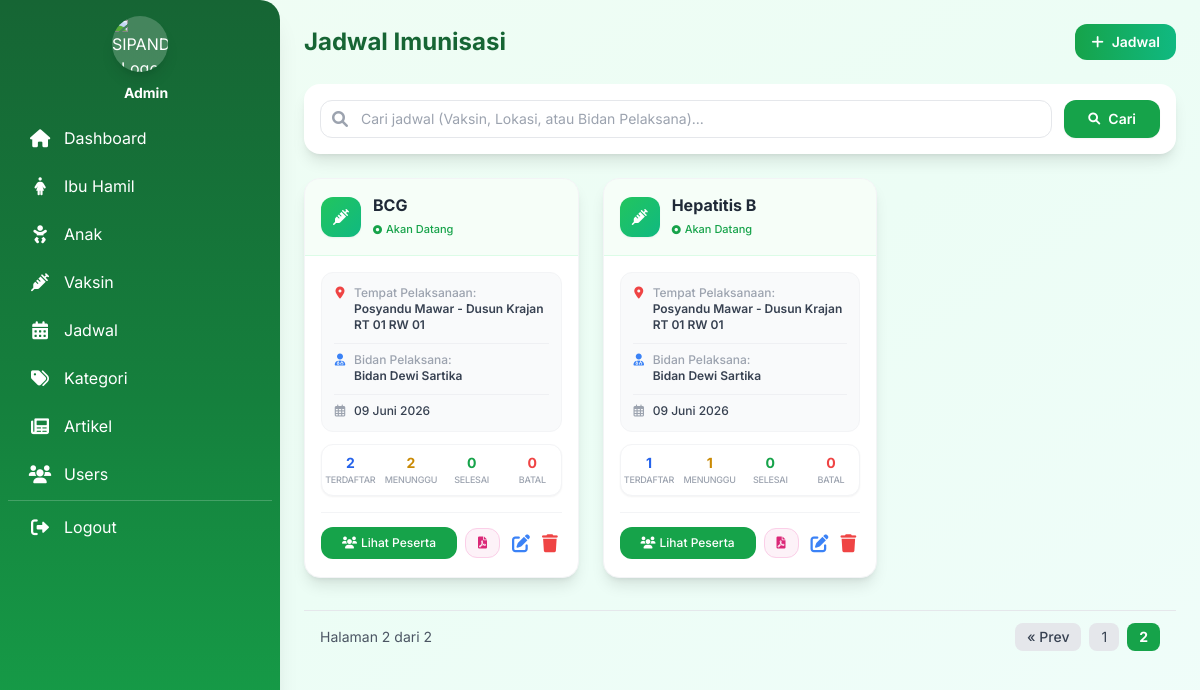
The page /admin/jadwal/list_jadwal.php?page=2 (signed in) on the database its author committed.
### tables this page shows
CREATE TABLE jadwal_imunisasi (
    id_jadwal INT PRIMARY KEY AUTO_INCREMENT,
    id_vaksin INT NOT NULL,
    tanggal DATE NOT NULL,
    lokasi VARCHAR(150) NOT NULL,
    petugas_nik VARCHAR(16),
    created_at TIMESTAMP DEFAULT CURRENT_TIMESTAMP,
    created_by VARCHAR(16),
    updated_at TIMESTAMP DEFAULT CURRENT_TIMESTAMP ON UPDATE CURRENT_TIMESTAMP,
    updated_by VARCHAR(16),
    
    FOREIGN KEY (id_vaksin) REFERENCES vaksin(id_vaksin) ON DELETE CASCADE,
    FOREIGN KEY (petugas_nik) REFERENCES users(nik) ON DELETE SET NULL,
    FOREIGN KEY (created_by) REFERENCES users(nik) ON DELETE SET NULL,
    FOREIGN KEY (updated_by) REFERENCES users(nik) ON DELETE SET NULL
);

CREATE TABLE vaksin (
    id_vaksin INT PRIMARY KEY AUTO_INCREMENT,
    nama_vaksin VARCHAR(100) NOT NULL,
    deskripsi TEXT,
    usia_rekomendasi INT,
    created_at TIMESTAMP DEFAULT CURRENT_TIMESTAMP
);

CREATE TABLE users (
    nik VARCHAR(16) PRIMARY KEY,
    PASSWORD VARCHAR(255) NOT NULL,
    no_wa VARCHAR(20),
    nama_lengkap VARCHAR(100) NOT NULL,
    alamat TEXT,
    ROLE ENUM('admin','bidan','ibu') DEFAULT 'ibu',
    STATUS ENUM('active','pending','inactive') DEFAULT 'pending',
    created_at TIMESTAMP DEFAULT CURRENT_TIMESTAMP,
    created_by VARCHAR(16),
    updated_at TIMESTAMP DEFAULT CURRENT_TIMESTAMP ON UPDATE CURRENT_TIMESTAMP,
    updated_by VARCHAR(16),
    
    FOREIGN KEY (created_by) REFERENCES users(nik) ON DELETE SET NULL,
    FOREIGN KEY (updated_by) REFERENCES users(nik) ON DELETE SET NULL
);

### admin/jadwal/list_jadwal.php (the view, shortened to what this page needs)
<?php
require_once __DIR__ . '/../../config/database.php';
require_once __DIR__ . '/../../auth/cek_admin.php';
$search = isset($_GET['search']) ? mysqli_real_escape_string($conn, trim($_GET['search'])) : '';
$page = isset($_GET['page']) ? (int)$_GET['page'] : 1;
$limit = 6;
$offset = ($page - 1) * $limit;
include __DIR__ . '/../../templates/sidebar.php';
$search_condition = "";
$total_query = "SELECT COUNT(*) as total
                FROM jadwal_imunisasi j
                JOIN vaksin v ON j.id_vaksin=v.id_vaksin
                LEFT JOIN users u ON j.petugas_nik = u.nik
                $search_condition";
$total_data = mysqli_fetch_assoc(mysqli_query($conn, $total_query))['total'];
$total_pages = ceil($total_data / $limit);
$query_base = "SELECT j.*, v.nama_vaksin, u.nama_lengkap as nama_bidan,
    (SELECT COUNT(*) FROM pendaftaran_imunisasi WHERE id_jadwal=j.id_jadwal AND STATUS != 'batal') as total_daftar,
    (SELECT COUNT(*) FROM pendaftaran_imunisasi WHERE id_jadwal=j.id_jadwal AND STATUS='pending') as total_pending,
    (SELECT COUNT(*) FROM pendaftaran_imunisasi WHERE id_jadwal=j.id_jadwal AND STATUS='selesai') as total_selesai,
    (SELECT COUNT(*) FROM pendaftaran_imunisasi WHERE id_jadwal=j.id_jadwal AND STATUS='batal') as total_batal
    FROM jadwal_imunisasi j
    JOIN vaksin v ON j.id_vaksin=v.id_vaksin
    LEFT JOIN users u ON j.petugas_nik = u.nik
    $search_condition
    ORDER BY CASE WHEN j.tanggal = CURDATE() THEN 0 ELSE 1 END, j.tanggal DESC
    LIMIT $offset, $limit";
$result = mysqli_query($conn, $query_base);
?>
<div class="fade-in">
    <div class="flex justify-between items-center mb-6">
        <h1 class="text-2xl font-bold text-green-800">Jadwal Imunisasi</h1>
        <a href="tambah_jadwal.php" class="bg-gradient-to-r from-green-600 to-emerald-500 text-white px-4 py-2 rounded-xl hover:shadow-lg transition text-sm font-semibold">
            <i class="fas fa-plus mr-2"></i>Jadwal
        </a>
    </div>
    <div class="bg-white rounded-2xl shadow-lg p-4 mb-6">
        <form method="GET" class="flex flex-col sm:flex-row gap-3">
            <div class="flex-1 relative">
                <i class="fas fa-search absolute left-3 top-1/2 transform -translate-y-1/2 text-gray-400"></i>
                <input type="text" name="search" value="<?php echo htmlspecialchars($search); ?>"
                       placeholder="Cari jadwal (Vaksin, Lokasi, atau Bidan Pelaksana)..."
                       class="w-full pl-10 pr-4 py-2 border border-gray-200 rounded-xl focus:outline-none focus:border-green-400 focus:ring-2 focus:ring-green-200 text-sm">
            </div>
            <button type="submit" class="bg-green-600 text-white px-6 py-2 rounded-xl hover:bg-green-700 transition flex items-center justify-center gap-2 text-sm font-semibold shadow-sm">
                <i class="fas fa-search text-xs"></i> Cari
            </button>
        </form>
    </div>
    <div class="grid grid-cols-1 md:grid-cols-2 lg:grid-cols-3 gap-6">
        <?php if (mysqli_num_rows($result) > 0): ?>
        <?php while ($row = mysqli_fetch_assoc($result)):
            $tanggal_eval = new DateTime($row['tanggal']);
            $hari_ini = new DateTime(date('Y-m-d'));
            $status_jadwal = $tanggal_eval < $hari_ini ? 'Selesai Pelaksanaan' : 'Akan Datang';
            $status_color = $tanggal_eval < $hari_ini ? 'bg-gray-50 border-gray-100' : 'bg-green-50/60 border-green-100';
        ?>
        <div class="bg-white rounded-2xl shadow-lg overflow-hidden hover:shadow-xl transition flex flex-col justify-between border border-gray-100 relative">
            <div>
                <div class="<?php echo $status_color; ?> p-4 border-b">
                    <div class="flex justify-between items-start">
                        <div class="flex items-center gap-3">
                            <div class="w-10 h-10 bg-gradient-to-br from-green-500 to-emerald-500 rounded-xl flex items-center justify-center text-white shadow-sm flex-shrink-0">
                                <i class="fas fa-syringe"></i>
                            </div>
                            <div>
                                <h3 class="font-bold text-gray-800 leading-tight"><?php echo htmlspecialchars($row['nama_vaksin']); ?></h3>
                                <span class="text-[11px] font-medium <?php echo $tanggal_eval < $hari_ini ? 'text-gray-400' : 'text-green-600'; ?>">
                                    <i class="fas fa-dot-circle mr-1 text-[9px]"></i><?php echo $status_jadwal; ?>
                                </span>
                            </div>
                        </div>
                    </div>
                </div>
                <div class="p-4 space-y-3">
                    <div class="bg-gray-50 rounded-xl p-3 border border-gray-100 text-xs text-gray-600 space-y-2.5">
                        <div class="flex items-start gap-2">
                            <i class="fas fa-map-marker-alt text-red-500 mt-0.5 flex-shrink-0 w-3 text-center"></i>
                            <div>
                                <span class="text-gray-400 block font-medium">Tempat Pelaksanaan:</span>
                                <strong class="text-gray-700 font-semibold break-words"><?php echo htmlspecialchars($row['lokasi']); ?></strong>
                            </div>
                        </div>
                        <div class="flex items-start gap-2 pt-2 border-t border-gray-200/50">
                            <i class="fas fa-user-md text-blue-500 mt-0.5 flex-shrink-0 w-3 text-center"></i>
                            <div>
                                <span class="text-gray-400 block font-medium">Bidan Pelaksana:</span>
                                <strong class="text-gray-700 font-semibold"><?php echo htmlspecialchars($row['nama_bidan'] ?? 'Belum Ditentukan'); ?></strong>
                            </div>
                        </div>
                        <div class="flex items-center gap-2 pt-2 border-t border-gray-200/50">
                            <i class="far fa-calendar-alt text-gray-400 flex-shrink-0 w-3 text-center"></i>
                            <span class="text-gray-700 font-medium"><?php echo formatTanggalIndonesia($row['tanggal']); ?></span>
                        </div>
                    </div>
                    <div class="grid grid-cols-4 gap-1 text-center bg-white border border-gray-100 rounded-xl py-2 shadow-sm">
                        <div>
                            <p class="text-sm font-bold text-blue-600"><?php echo $row['total_daftar']; ?></p>
                            <p class="text-[9px] font-medium text-gray-400 uppercase tracking-tight">Terdaftar</p>
                        </div>
                        <div>
                            <p class="text-sm font-bold text-yellow-600"><?php echo $row['total_pending']; ?></p>
                            <p class="text-[9px] font-medium text-gray-400 uppercase tracking-tight">Menunggu</p>
                        </div>
                        <div>
                            <p class="text-sm font-bold text-green-600"><?php echo $row['total_selesai']; ?></p>
                            <p class="text-[9px] font-medium text-gray-400 uppercase tracking-tight">Selesai</p>
                        </div>
                        <div>
                            <p class="text-sm font-bold text-red-500"><?php echo $row['total_batal']; ?></p>
                            <p class="text-[9px] font-medium text-gray-400 uppercase tracking-tight">Batal</p>
                        </div>
                    </div>
                </div>
            </div>
            <div class="p-4 pt-0">
                <div class="flex items-center justify-between pt-3 border-t border-gray-100 gap-2">
                    <div class="flex items-center flex-1 gap-2">
                        <button type="button" id="btn-buka-jadwal-<?php echo $row['id_jadwal']; ?>"
                                onclick="openPesertaMasterModal(<?php echo $row['id_jadwal']; ?>, '<?php echo htmlspecialchars($row['nama_vaksin']); ?>', '<?php echo formatTanggalIndonesia($row['tanggal']); ?>')"
                                class="flex-1 bg-green-600 text-white font-medium py-2 rounded-xl text-xs hover:bg-green-700 hover:shadow transition flex items-center justify-center gap-1">
                            <i class="fas fa-users"></i> Lihat Peserta
                        </button>
                        <button type="button" onclick="bukaLaporanPdf('<?php echo $row['id_jadwal']; ?>')"
                                class="bg-pink-50 text-pink-600 border border-pink-200 py-2 px-3 rounded-xl text-xs hover:bg-pink-100 font-semibold transition flex items-center justify-center" title="Cetak Laporan PDF">
                            <i class="fas fa-file-pdf"></i>
                        </button>
                    </div>
                    <div class="flex items-center gap-1 flex-shrink-0">
                        <button type="button" onclick="kirimEditJadwalPost('<?php echo $row['id_jadwal']; ?>')" class="text-blue-500 hover:text-blue-700 p-1"><i class="fas fa-edit text-lg"></i></button>
                        <?php if ((int)$row['total_selesai'] == 0): ?>
                        <a href="hapus_jadwal.php?id=<?php echo $row['id_jadwal']; ?>" class="text-red-500 hover:text-red-700 p-1" onclick="confirmDelete(event, this.href)"><i class="fas fa-trash text-lg"></i></a>
                        <?php else: ?>
                        <button type="button" disabled class="text-gray-300 p-1 cursor-not-allowed"><i class="fas fa-trash text-lg"></i></button>
                        <?php endif; ?>
                    </div>
                </div>
            </div>
        </div>
        <?php endwhile; ?>
        <?php endif; ?>
    </div>
    <?php if($total_pages > 1): ?>
    <div class="mt-8">
        <?php echo paginate($page, $total_pages, 'list_jadwal.php', ['search' => $search]); ?>
    </div>
    <?php endif; ?>
</div>
<?php include __DIR__ . '/../../templates/footer.php'; ?>

### templates/sidebar.php (style rules this page uses)
* { font-family: 'Inter', sans-serif; }
.fade-in { animation: fadeIn 0.5s ease-out; }
@media (min-width: 1024px) { body { position: relative; } }

### rows shown on the page
jadwal_imunisasi: id_vaksin.nama_vaksin "BCG", lokasi "Posyandu Mawar - Dusun Krajan RT 01 RW 01", petugas_nik.nama_lengkap "Bidan Dewi Sartika", tanggal "09 Juni 2026", total_daftar "2", total_pending "2", total_selesai "0", total_batal "0"
jadwal_imunisasi: id_vaksin.nama_vaksin "Hepatitis B", lokasi "Posyandu Mawar - Dusun Krajan RT 01 RW 01", petugas_nik.nama_lengkap "Bidan Dewi Sartika", tanggal "09 Juni 2026", total_daftar "1", total_pending "1", total_selesai "0", total_batal "0"

### other values the page prints
$current_page "2"
$total_pages "2"
